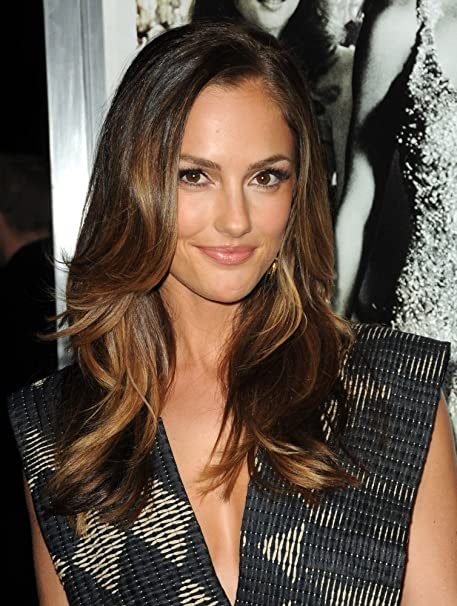
#> input picture opencv/sample.jpg, 457 x 606 px
$ python geometry_affine.py
#> lines starting #> are read from the running program, lines starting #| are printed output that depends on the picture; after the words box and inside, x2 and y2 are one past the last pixel; in counts of white or black regions, pixels touching at a corner belong together
import cv2
import numpy as np
from matplotlib import pyplot as plt

img = cv2.imread('sample.jpg')
#> img is the input picture: shape (606, 457, 3); mean B, G, R 69.8, 81.6, 96.4
rows, cols, ch = img.shape
#> rows = 606; cols = 457; ch = 3

pts1 = np.float32([[200,100],[400,100],[200,200]])
pts2 = np.float32([[200,100],[400,200],[200,200]])


cv2.circle(img, (200, 100), 10 , (255, 0, 0), -1)
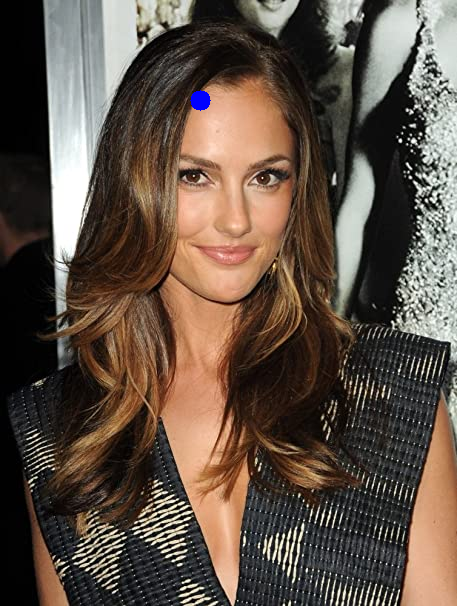
#> img: shape (606, 457, 3); 0.11% of pixels changed, all inside (x1, y1, x2, y2) = (190, 90, 211, 111)
cv2.circle(img, (200, 100), 10 , (255, 0, 0), -1)
cv2.circle(img, (200, 100), 10 , (255, 0, 0), -1)

M = cv2.getAffineTransform(pts1,pts2)
dst = cv2.warpAffine(img, M ,(cols, rows))
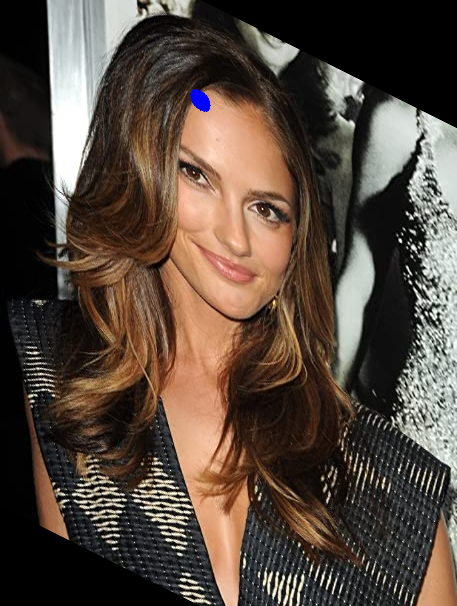
#> dst: shape (606, 457, 3); mean B, G, R 61.5, 72.2, 86

plt.subplot(121), plt.imshow(img), plt.title('image')
plt.subplot(122), plt.imshow(dst), plt.title('Affine')
plt.show()
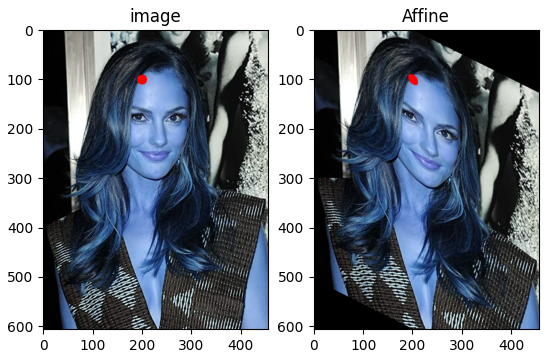
#> figure drawn by matplotlib, 2 panels; B, G, R data is drawn as R, G, B

$ run again, with opencv/flower1.jpg copied over opencv/sample.jpg
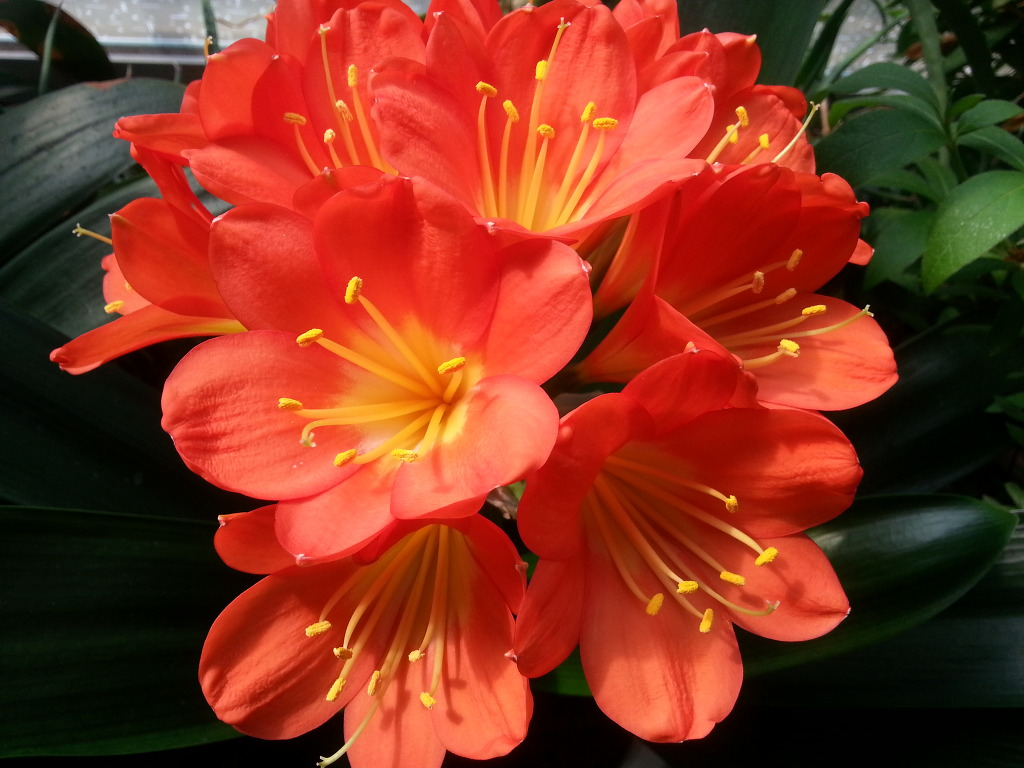
#> input picture opencv/flower1.jpg, 1024 x 768 px
#> img is the input picture: shape (768, 1024, 3); mean B, G, R 32.3, 52.2, 135.2
#> img: shape (768, 1024, 3); 0.04% of pixels changed, all inside (x1, y1, x2, y2) = (190, 90, 211, 111)
#> `dst = cv2.warpAffine(img, M ,(cols, rows))`:
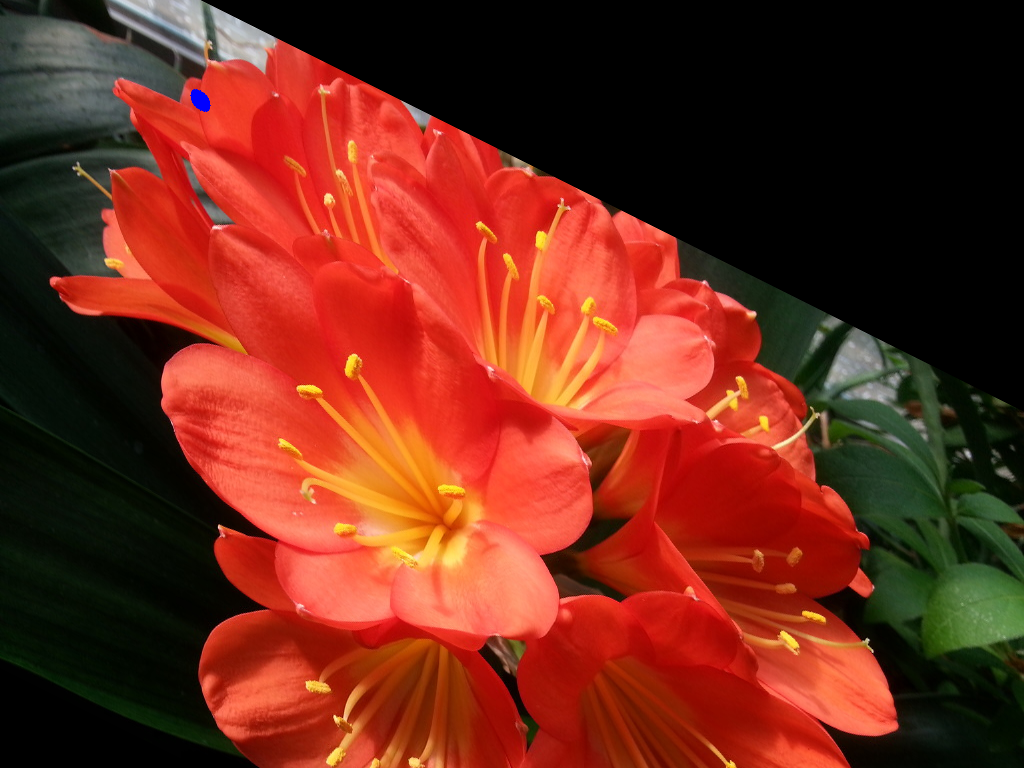
#> dst: shape (768, 1024, 3); mean B, G, R 26.3, 42.5, 114.1
#> `plt.show()`:
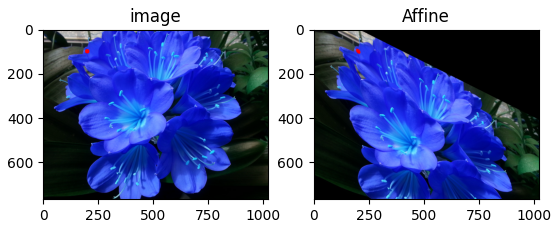
#> figure drawn by matplotlib, 2 panels; B, G, R data is drawn as R, G, B
